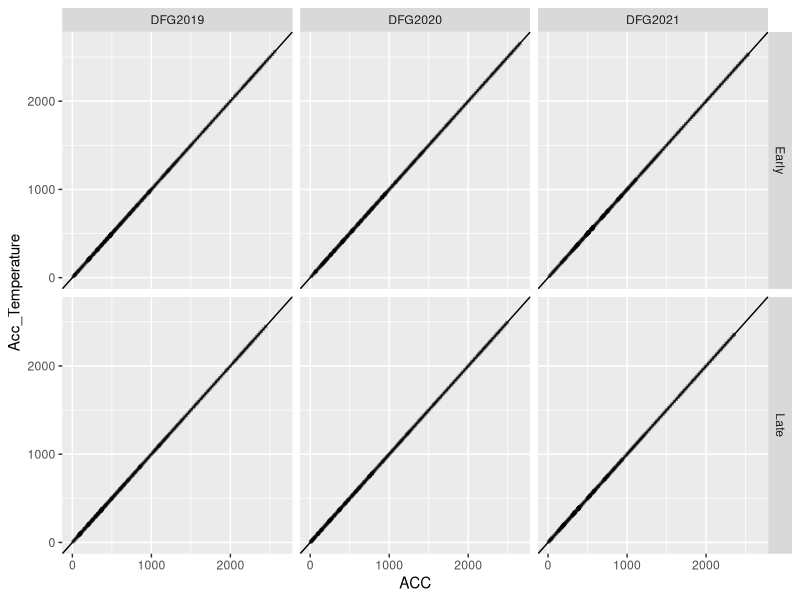

Source code (R):
## ---- chunk 1
knitr::opts_chunk$set(echo = TRUE)
library(magrittr);suppressWarnings(library(dplyr));
suppressWarnings(library(ggplot2));library(tidyr);
library(kableExtra);library(knitr);library(purrr)
options(dplyr.summarise.inform = FALSE)
data <- read.csv("../data/ear_summarized.csv")
phenology <- read.csv('../data/phenology_short.csv')
dat <-read.csv('../data/kernel_combine.csv',
               header = T,stringsAsFactors = F) %>%
  dplyr::filter(tiller=="M")

climate <- read.csv("../data/climate.csv")
## ---- chunk 2
climate_sub <- climate %>% 
  dplyr::select(DayTime,DailyMean_Temperature,DFG_year,sowing_date)
## ---- chunk 3
thermal_time <- climate_sub%>%
  group_by(DFG_year,sowing_date) %>% 
  mutate(DayTime=as.Date(DayTime,format="%Y-%m-%d")) %>% 
  arrange(DayTime) %>% 
  mutate(ACC=cumsum(DailyMean_Temperature))


# check with
library(ggplot2)
merge_thermal_time <- thermal_time%>% 
  merge(.,climate %>% 
          select(DayTime,DFG_year,sowing_date,Acc_Temperature)) 

merge_thermal_time %>% 
  ggplot(.,aes(x=ACC,y=Acc_Temperature))+
  geom_point(shape=0,size=.5,alpha=.5)+
  geom_abline(intercept=0)+
  facet_grid(sowing_date~DFG_year)
